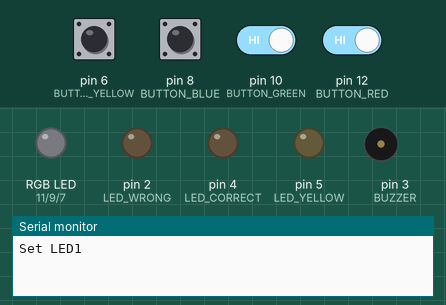
Recording of a sketch running on a simulated Arduino Nano, built with avr-gcc and run on an emulated ATmega328P. Shown: an RGB LED mixed from three pins (HIGH = lit), output pins drawn as LEDs (lit = HIGH), buzzer (waves = sounding), the last lines printed to the serial monitor. Dashed ring = blinking. The test bench sets the inputs (shaded band); at power-on: pin 6 (BUTTON_YELLOW), pin 8 (BUTTON_BLUE), pin 10 (BUTTON_GREEN), pin 12 (BUTTON_RED) HIGH. Random numbers use the default seed unless the sketch sets one.

Above: at 2.0 s.
2.1 s: pin 6 (BUTTON_YELLOW) pulled LOW for 0.15 s
At 2.7 s:
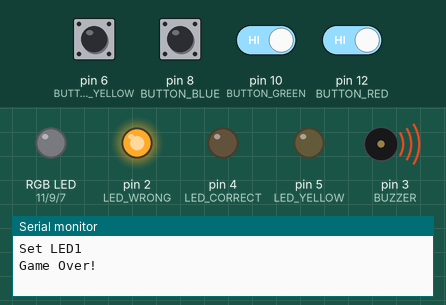
5.2 s: pin 6 (BUTTON_YELLOW) driven LOW and pin 12 (BUTTON_RED) driven LOW
At 6.94 s:
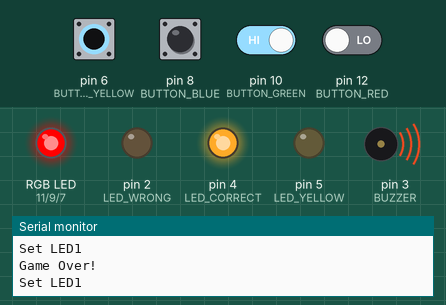
8.2 s: pin 12 (BUTTON_RED) driven HIGH
At 10.13 s:
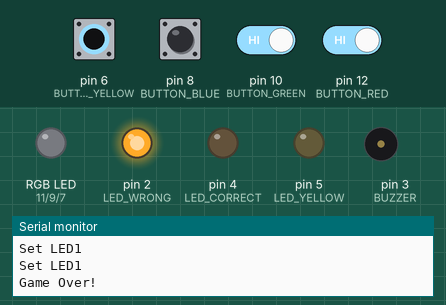
11.2 s: pin 12 (BUTTON_RED) driven LOW
14.2 s: pin 10 (BUTTON_GREEN) driven LOW and pin 12 (BUTTON_RED) driven HIGH
At 18.54 s:
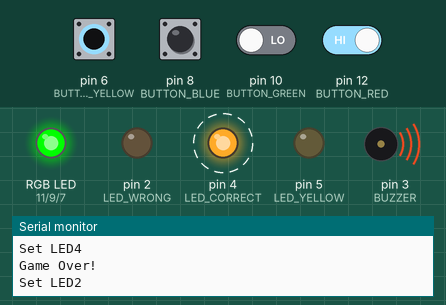
Timing chart, 0 to 21.2 s (numbered marks = the images above; inputs shaded):
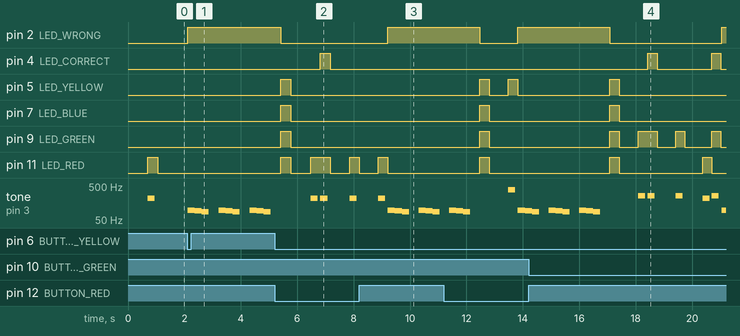

The sketch:

Nano-Says.ino
```cpp
// Based on https://www.instructables.com/id/Arduino-Simon-Says-1/

// LED pin definitions
#define LED_RED     11
#define LED_GREEN   9
#define LED_BLUE    7
#define LED_YELLOW  5
#define LED_CORRECT 4
#define LED_WRONG   2

// Button pin definitions
#define BUTTON_RED    12
#define BUTTON_GREEN  10
#define BUTTON_BLUE   8
#define BUTTON_YELLOW 6

// Buzzer definitions
#define BUZZER  3
#define RED_TONE 220
#define GREEN_TONE 262
#define BLUE_TONE 330
#define YELLOW_TONE 392
#define TONE_DURATION 250

// Game Variables
int GAME_SPEED = 350;
int GAME_STATUS = 0;
int const GAME_MAX_SEQUENCE = 50;
int GAME_SEQUENCE[GAME_MAX_SEQUENCE];
int GAME_STEP = 0;
int READ_STEP = 0;

void setup(){
  Serial.begin(115200);

  randomSeed(analogRead(0));

  pinMode(LED_RED, OUTPUT);
  pinMode(LED_GREEN, OUTPUT);
  pinMode(LED_BLUE, OUTPUT);
  pinMode(LED_YELLOW, OUTPUT);
  pinMode(LED_CORRECT, OUTPUT);
  pinMode(LED_WRONG, OUTPUT);
  pinMode(BUTTON_RED, INPUT_PULLUP);
  pinMode(BUTTON_GREEN, INPUT_PULLUP);
  pinMode(BUTTON_BLUE, INPUT_PULLUP);
  pinMode(BUTTON_YELLOW, INPUT_PULLUP);
  pinMode(BUZZER, OUTPUT);
}

void loop(){

  // In what mode are we?
  switch(GAME_STATUS){
    case 0:
      resetGame();
      break;
    case 1:
      playSequence();
      break;
    case 2:
      readSequence();
      break;
    case 3:
      gameOver();
      break;
  }

}

void playSequence(){
  // play a step of our sequence
  for(int i=0; i<=GAME_STEP; i++){
    Serial.print("Set LED");
    Serial.println(GAME_SEQUENCE[i]);
    delay(GAME_SPEED*2);
    setLED(GAME_SEQUENCE[i]);
    playTone(GAME_SEQUENCE[i]);
    delay(GAME_SPEED);
    clearLEDs();

  }
  // Go to next step: reading buttons
  GAME_STATUS = 2;
}

void readSequence(){
  // read our buttons
  int button_value = readButtons();

  if(button_value > 0){
    // a button has been pressed
    if(button_value == GAME_SEQUENCE[READ_STEP]){
      // correct value!
      setLED(button_value);
      playTone(button_value);
      digitalWrite(LED_CORRECT, HIGH);
      delay(GAME_SPEED);
      clearLEDs();
      digitalWrite(LED_CORRECT, LOW);

      // Lets speed it up if not too fast already!
      if(GAME_SPEED > 200) GAME_SPEED = GAME_SPEED-15;

      Serial.println("Correct!");

      if(READ_STEP == GAME_STEP){
        // reset read step
        READ_STEP = 0;
        // Go to next game step
        GAME_STEP++;
        // Go to playback sequence mode of our game
        GAME_STATUS = 1;
        Serial.println("Go To Next Step");

        // Light all LEDs to indicate next sequence
//        setLEDs(true,true,true,true);
//        delay(GAME_SPEED);
//        setLEDs(false,false,false,false);


      }else{
        READ_STEP++;
      }

      delay(10);

    }else{
      // wrong value!
      // Go to game over mode
      GAME_STATUS = 3;
      Serial.println("Game Over!");
    }
  }

  delay(10);
}

void resetGame(){
  // reset steps
  READ_STEP = 0;
  GAME_STEP = 0;

  // create random sequence
  for(int i=0; i<GAME_MAX_SEQUENCE; i++){
    GAME_SEQUENCE[i] = random(4) + 1;
  }

  // Go to next game state; show led sequence
  GAME_STATUS = 1;
}

void gameOver(){
  // Red RGB
  digitalWrite(LED_WRONG, HIGH);
  // Play Pwa Pwa Pwa
  tone(BUZZER, 98, TONE_DURATION);
  delay(TONE_DURATION);
  tone(BUZZER, 93, TONE_DURATION);
  delay(TONE_DURATION);
  tone(BUZZER, 87, TONE_DURATION);
  delay(TONE_DURATION);
  delay(GAME_SPEED);

  // Play Pwa Pwa Pwa
  tone(BUZZER, 98, TONE_DURATION);
  delay(TONE_DURATION);
  tone(BUZZER, 93, TONE_DURATION);
  delay(TONE_DURATION);
  tone(BUZZER, 87, TONE_DURATION);
  delay(TONE_DURATION);
  delay(GAME_SPEED);

  // Play Pwa Pwa Pwa
  tone(BUZZER, 98, TONE_DURATION);
  delay(TONE_DURATION);
  tone(BUZZER, 93, TONE_DURATION);
  delay(TONE_DURATION);
  tone(BUZZER, 87, TONE_DURATION);
  delay(TONE_DURATION);
  delay(GAME_SPEED);

  // Red RGB
  digitalWrite(LED_WRONG, LOW);

  // Light all LEDs to indicate restart
  setLEDs(true,true,true,true);
  delay(GAME_SPEED);
  setLEDs(false,false,false,false);

  // Reset game
  GAME_STATUS = 0;
}

// HELPER FUNCTIONS
void setLED(int id){
  switch(id){
    case 0:
      setLEDs(false,false,false,false);
      break;
    case 1:
      setLEDs(true,false,false,false);
      break;
    case 2:
      setLEDs(false,true,false,false);
      break;
    case 3:
      setLEDs(false,false,true,false);
      break;
    case 4:
      setLEDs(false,false,false,true);
      break;
  }
}

void playTone(int id){
  switch(id){
    case 0:
      noTone(BUZZER);
      break;
    case 1:
      tone(BUZZER, RED_TONE, TONE_DURATION);
      break;
    case 2:
      tone(BUZZER, GREEN_TONE, TONE_DURATION);
      break;
    case 3:
      tone(BUZZER, BLUE_TONE, TONE_DURATION);
      break;
    case 4:
      tone(BUZZER, YELLOW_TONE, TONE_DURATION);
      break;
  }
}

void setLEDs(boolean red, boolean green, boolean blue, int yellow ){
  if (red) digitalWrite(LED_RED, HIGH);
  else digitalWrite(LED_RED, LOW);
  if (green) digitalWrite(LED_GREEN, HIGH);
  else digitalWrite(LED_GREEN, LOW);
  if (blue) digitalWrite(LED_BLUE, HIGH);
  else digitalWrite(LED_BLUE, LOW);
  if (yellow) digitalWrite(LED_YELLOW, HIGH);
  else digitalWrite(LED_YELLOW, LOW);
}

void clearLEDs(){
  setLEDs(false,false,false,false);
}

int readButtons(void){
  if (digitalRead(BUTTON_RED) == 0) return 1;
  else if (digitalRead(BUTTON_GREEN) == 0) return 2;
  else if (digitalRead(BUTTON_BLUE) == 0) return 3;
  else if (digitalRead(BUTTON_YELLOW) == 0) return 4;

  return 0;
}
```

Measured:
- after the input at 2.1 s, pin 2 (LED_WRONG): LOW → HIGH at once; tone on pin 3 (BUZZER): silent → 98 Hz at once, then repeats every 1.1 s: 93 Hz 0.25 s, 87 Hz 0.25 s, silent 0.35 s, 98 Hz 0.25 s
- after the input at 5.2 s, pin 4 (LED_CORRECT): LOW → HIGH after 1.6 s, → LOW 0.35 s later
- after the input at 8.2 s, pin 2 (LED_WRONG): LOW → HIGH after 1.0 s
- after the input at 14.2 s, pin 4 (LED_CORRECT): alternates HIGH for 0.33 s and LOW for 1.9 s, starting after 4.2 s
- by itself, pin 11 (LED_RED): alternates HIGH for 0.33 s and LOW for 3.0 s
